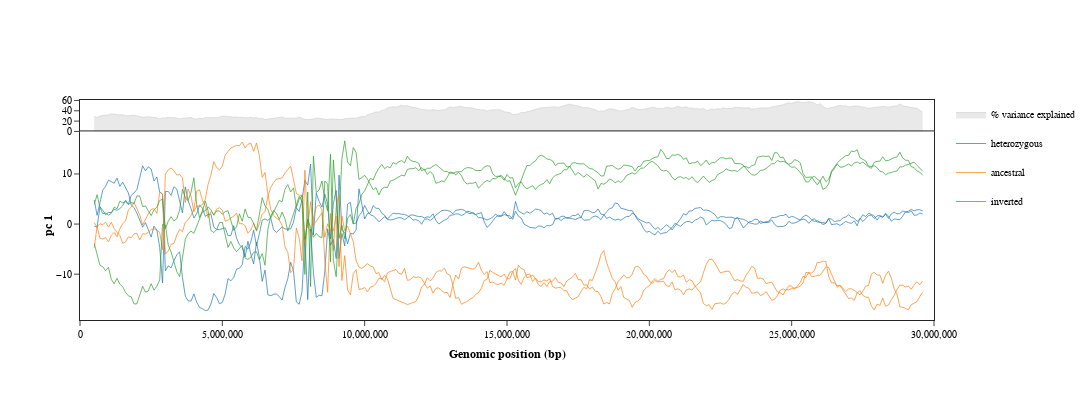

Here is the notebook cell this chart was saved with:
### Code cell
mode = 'chromplot'
args_dct['color_by'] = 'inversion_state'
args_dct['metadata_path'] = 'test_dataset/input/metadata.tsv'
args_dct['interval'] = None
args_dct['plot_fmt_lst'] = ['pdf', 'html']






# WRITE RESULTS

# write results to files
data.to_files()

### Figure 1 — Plotly figure (JSON) as saved in the notebook; plotly's stock layout.template omitted (floating-point values rounded to 4 significant figures; data arrays with more than 128 entries replaced by an {"elided": "..."} marker saying what was removed)
{"data": [{"connectgaps": true, "fill": "tozeroy", "hoverinfo": "text", "legendgroup": "% variance explained", "line": {"color": "lightgrey", "width": 0.7}, "mode": "lines", "name": "% variance explained", "text": {"elided": "292 str values"}, "type": "scatter", "x": {"elided": "292 int values"}, "xaxis": "x", "y": {"elided": "292 float values"}, "yaxis": "y"}, {"hoverinfo": "text", "legendgroup": "heterozygous", "line": {"color": "rgb(31, 119, 180)", "width": 0.7}, "mode": "lines", "name": "heterozygous", "text": {"elided": "586 str values"}, "type": "scatter", "x": {"elided": "586 int values"}, "xaxis": "x2", "y": {"elided": "586 float values"}, "yaxis": "y2"}, {"hoverinfo": "text", "legendgroup": "ancestral", "line": {"color": "rgb(255, 127, 14)", "width": 0.7}, "mode": "lines", "name": "ancestral", "text": {"elided": "586 str values"}, "type": "scatter", "x": {"elided": "586 int values"}, "xaxis": "x2", "y": {"elided": "586 float values"}, "yaxis": "y2"}, {"hoverinfo": "text", "legendgroup": "inverted", "line": {"color": "rgb(44, 160, 44)", "width": 0.7}, "mode": "lines", "name": "inverted", "text": {"elided": "586 str values"}, "type": "scatter", "x": {"elided": "586 int values"}, "xaxis": "x2", "y": {"elided": "586 float values"}, "yaxis": "y2"}], "layout": {"font": {"color": "black", "family": "Arial"}, "height": 400, "legend": {"font": {"size": 10}}, "paper_bgcolor": "rgba(0,0,0,0)", "plot_bgcolor": "rgba(0,0,0,0)", "width": 1200, "xaxis": {"anchor": "y", "domain": [0, 1], "linewidth": 1, "matches": "x2", "mirror": false, "range": [1, 30000000], "showticklabels": false, "side": "top", "ticks": ""}, "xaxis2": {"anchor": "y2", "domain": [0, 1], "linewidth": 1, "mirror": true, "range": [1, 30000000], "side": "bottom", "tickfont": {"size": 10}, "tickformat": ",.0f", "ticks": "outside", "title": {"font": {"size": 12}, "standoff": 10, "text": "<b>Genomic position (bp)"}}, "yaxis": {"anchor": "x", "domain": [0.8571, 1], "linewidth": 1, "mirror": true, "side": "left", "tickfont": {"size": 10}, "ticks": "outside"}, "yaxis2": {"anchor": "x2", "domain": [0, 0.8571], "linewidth": 1, "mirror": true, "side": "left", "tickfont": {"size": 10}, "ticks": "outside", "title": {"font": {"size": 12}, "standoff": 0, "text": "<b>pc 1"}}}}
